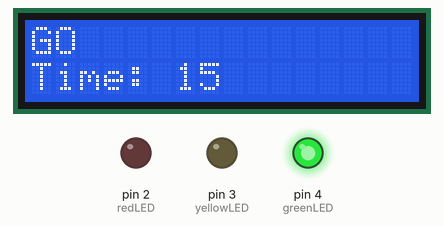
Recording of a sketch running on a simulated Arduino Uno, built with avr-gcc and run on an emulated ATmega328P. Parts: 16×2 character LCD, output pins drawn as LEDs (lit = HIGH).

Above: at 0.1 s.
At 4.2 s:
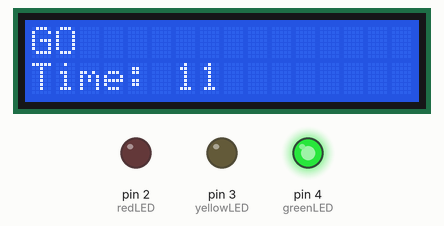
At 8.2 s:
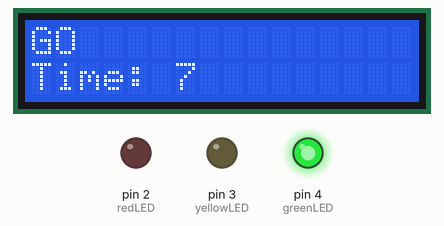
At 17.3 s:
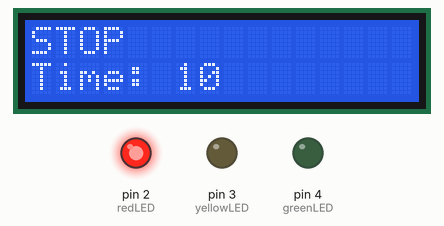
At 28.4 s:
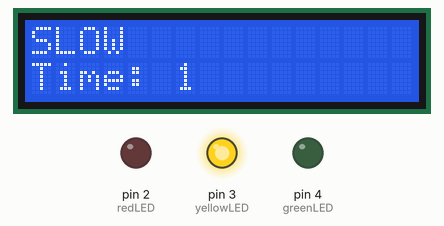
At 38.5 s:
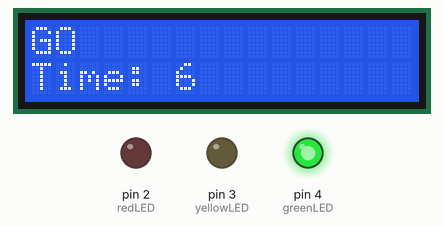
Timing chart, 0 to 40.0 s (numbered marks = the images above):
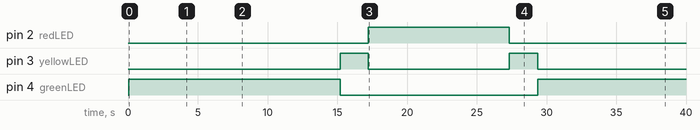

Measured:
- by itself, pin 2 (redLED): LOW → HIGH at 17.2 s, → LOW 10.1 s later
- by itself, pin 3 (yellowLED): alternates HIGH for 2.0 s and LOW for 10.1 s
- by itself, pin 4 (greenLED): LOW → HIGH at 0.06 s, → LOW 15.1 s later, → HIGH 14.2 s later
- what the display in image 1 shows lasts 1.0 s, from 4.1 s to 5.1 s

The sketch:

smart_traffic_system.ino
```cpp
// Smart Traffic Managment System
// This Code is Designed by Prince Kushwaha from COSM Electronics

#include <Wire.h>
#include <LiquidCrystal_I2C.h>

// Set the LCD address to 0x27 for a 16 chars and 2 line display
LiquidCrystal_I2C lcd(0x27, 16, 2);

const int redLED = 2;
const int yellowLED = 3;
const int greenLED = 4;

int redTime = 10;  // Time for red LED (STOP)
int greenTime = 15;  // Time for green LED (GO)
int yellowTime = 2;  // Time for yellow LED (TRANSITION)

void setup() {
  // Initialize the LCD
  lcd.init();
  lcd.backlight();

  // Initialize the LED pins as output
  pinMode(redLED, OUTPUT);
  pinMode(yellowLED, OUTPUT);
  pinMode(greenLED, OUTPUT);
}

void loop() {
  // Green LED (GO)
  digitalWrite(greenLED, HIGH);
  lcd.clear();
  lcd.setCursor(0, 0);
  lcd.print("GO");
  for (int i = greenTime; i > 0; i--) {
    lcd.setCursor(0, 1);
    lcd.print("Time: ");
    lcd.print(i);
    lcd.print("  ");  // Clear any extra characters
    delay(1000);
  }
  digitalWrite(greenLED, LOW);

  // Yellow LED
  digitalWrite(yellowLED, HIGH);
  lcd.clear();
  lcd.setCursor(0, 0);
  lcd.print("SLOW");
  for (int i = yellowTime; i > 0; i--) {
    lcd.setCursor(0, 1);
    lcd.print("Time: ");
    lcd.print(i);
    lcd.print("  ");  // Clear any extra characters
    delay(1000);
  }
  digitalWrite(yellowLED, LOW);

  // Red LED (STOP)
  digitalWrite(redLED, HIGH);
  lcd.clear();
  lcd.setCursor(0, 0);
  lcd.print("STOP");
  for (int i = redTime; i > 0; i--) {
    lcd.setCursor(0, 1);
    lcd.print("Time: ");
    lcd.print(i);
    lcd.print("  ");  // Clear any extra characters
    delay(1000);
  }
  digitalWrite(redLED, LOW);

  // Yellow LED before turning Green again
  digitalWrite(yellowLED, HIGH);
  lcd.clear();
  lcd.setCursor(0, 0);
  lcd.print("SLOW");
  for (int i = yellowTime; i > 0; i--) {
    lcd.setCursor(0, 1);
    lcd.print("Time: ");
    lcd.print(i);
    lcd.print("  ");  // Clear any extra characters
    delay(1000);
  }
  digitalWrite(yellowLED, LOW);
}
```
